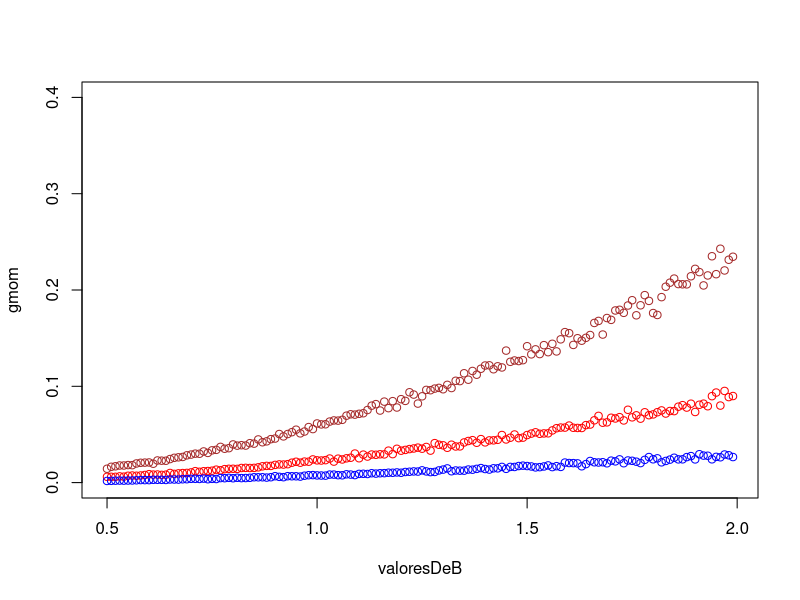
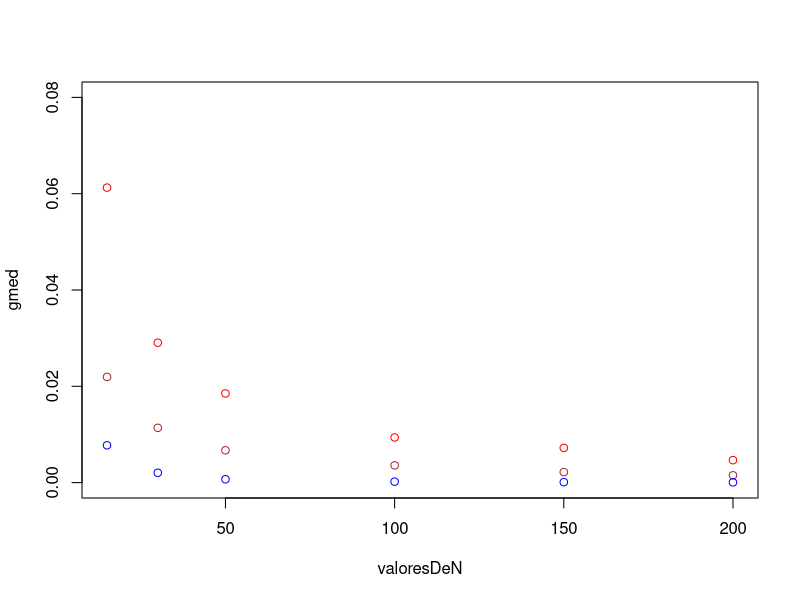

Recreate these plots in R, in order.
## ---- chunk 1
u <- function(n,b) (runif(n, 0 , b))
## ---- chunk 2
UniformeEM <- function(u) (mean(u)*2)

UniformeEMV <- function(u) (max(u))
## ---- chunk 3
bMed <- function(u) (2*median(u))
## ---- chunk 4
x <- runif(15, 0, 1)
## ---- chunk 5
x <- runif(15, 0, 1)
## ---- chunk 6
bmv15 = UniformeEMV(x)


bmom15 = UniformeEM(x)


bMed15 = bMed(x)
## ---- chunk 7
Uniforme1000 <- rep(runif(15, 0, 1), 1000)

bmom1000 <- 1:1000


bmv1000 <- 1:1000

bMed1000 <- 1:1000

muestra <- runif(15, 0, 1)

  for (i in 1:1000){
    bmom1000[i] = UniformeEMV(muestra)
    
    bmv1000[i] = UniformeEM(muestra)
    
   bMed1000[i] = bMed (muestra)
   }
## ---- chunk 8
sesgobmom = mean(bmom1000) - 1

sesgobmv = mean(bmv1000) - 1

sesgobMed = mean(bMed1000) - 1
## ---- chunk 9
varbmom = var(bmom1000)

varbmv = var(bmv1000)

varbmed = var(bMed1000)
## ---- chunk 10
ECMbmom = varbmom + sesgobmom^2

ECMbmv = varbmv + sesgobmv^2

ECMbMed = varbmed + sesgobMed^2
## ---- chunk 11
simulacion_mv <- function(n,b) {

  mv_a <- 1:1000
  
  for (i in 1:1000){
    
    a <- runif(n, 0, b)

  
    mv_a[i] = UniformeEMV(a)
    
}

  
  sesgo_mv = mean(mv_a) - b 
  
var_mv= var(mv_a)

ECM_mv = var_mv + sesgo_mv^2

return (ECM_mv)

}
## ---- chunk 12
simulacion_mom <- function(n,b) {

  mom_a <- 1:1000

  for (i in 1:1000){
    
    a <- runif(n, 0, b)


    mom_a[i] = UniformeEM(a)

  }

  sesgo_mom = mean(mom_a) - b

  var_mom = var(mom_a)

  ECM_mom = var_mom + sesgo_mom^2
 
 return (ECM_mom)

}
## ---- chunk 13
simulacion_med <- function(n,b) {


  med_a <- 1:1000

  for (i in 1:1000){
    
    a <- runif(n, 0, b)

    
    med_a[i] = bMed(a)
    
  }
  
  sesgo_med = mean(med_a) - b
  
  var_med = var(med_a)
  
  ECM_med = var_med + sesgo_med^2
  
  return (ECM_med)
  
}
## ---- chunk 14
i = 1
gmv = c()
gmom = c()
gmed = c()
valoresDeB = c()
b = 0.5
while(b <= 2){
  gmv[i] <- simulacion_mv(15,b)
  gmom[i] <- simulacion_mom(15,b)
  gmed[i] <- simulacion_med(15,b)
  valoresDeB[i] <- b
  i = i +1
  b = b + 0.01
}
plot(valoresDeB, gmom, col='red', ylim = c(0, 0.4))
points(valoresDeB, gmed, col='brown')
points(valoresDeB, gmv, col='blue')
## ---- chunk 15
i = 1
gmv = c()
gmom = c()
gmed = c()
valoresDeN = c(15, 30, 50, 100, 150, 200)
b = 1
while(i <= 6){
gmv[i] <- simulacion_mv(valoresDeN[i],b)
  gmom[i] <- simulacion_mom(valoresDeN[i],b)
  gmed[i] <- simulacion_med(valoresDeN[i],b)
  i = i +1
}

plot(valoresDeN, gmed, col='red', ylim= c(0, 0.08))

points(valoresDeN, gmom, col='brown')

points(valoresDeN, gmv, col='blue')
## ---- chunk 16
muestraPunto8 = c(0.917, 0.247, 0.384, 0.530, 0.798, 0.912, 0.096, 0.684, 0.394, 20.1, 0.769, 0.137, 0.352, 0.332, 0.670)

bmvMuestraPunto8 = UniformeEMV (muestraPunto8)

bmomMuestraPunto8 = UniformeEM (muestraPunto8)

bMedMuestraPunto8 = bMed (muestraPunto8)

bmvMuestraPunto8 = 20.1

bmomMuestraPunto8 = 3.642933

bMedMuestraPunto8 = 1.06
## ---- chunk 17
n = 15
b = 1


simulacion_9 <- function(b,n){
  
  mom = c()
  mv = c()
  med = c ()
 
for (i in 1:1000){

    y <- runif(n ,0 ,b)

    multiplicar = sample(c(100,1),1,prob=c(0.05, .095))

    y[1] = y[1] * multiplicar

    mom[i] <- UniformeEM(y)

    mv[i] <- UniformeEMV(y)

    med[i] <- bMed(y)

  }

sesgo_mom = mean(mom) - 1
sesgo_mv = mean(mv) - 1
sesgo_med = mean(med) - 1

var_mom = var(mom)
var_mv = var(mv)
var_med = var(med)

ECM_mom = var_mom + sesgo_mom^2
ECM_mv = var_mv + sesgo_mv^2
ECM_med = var_med + sesgo_med^2

return(c(ECM_med,ECM_mv,ECM_mom))
 
}
